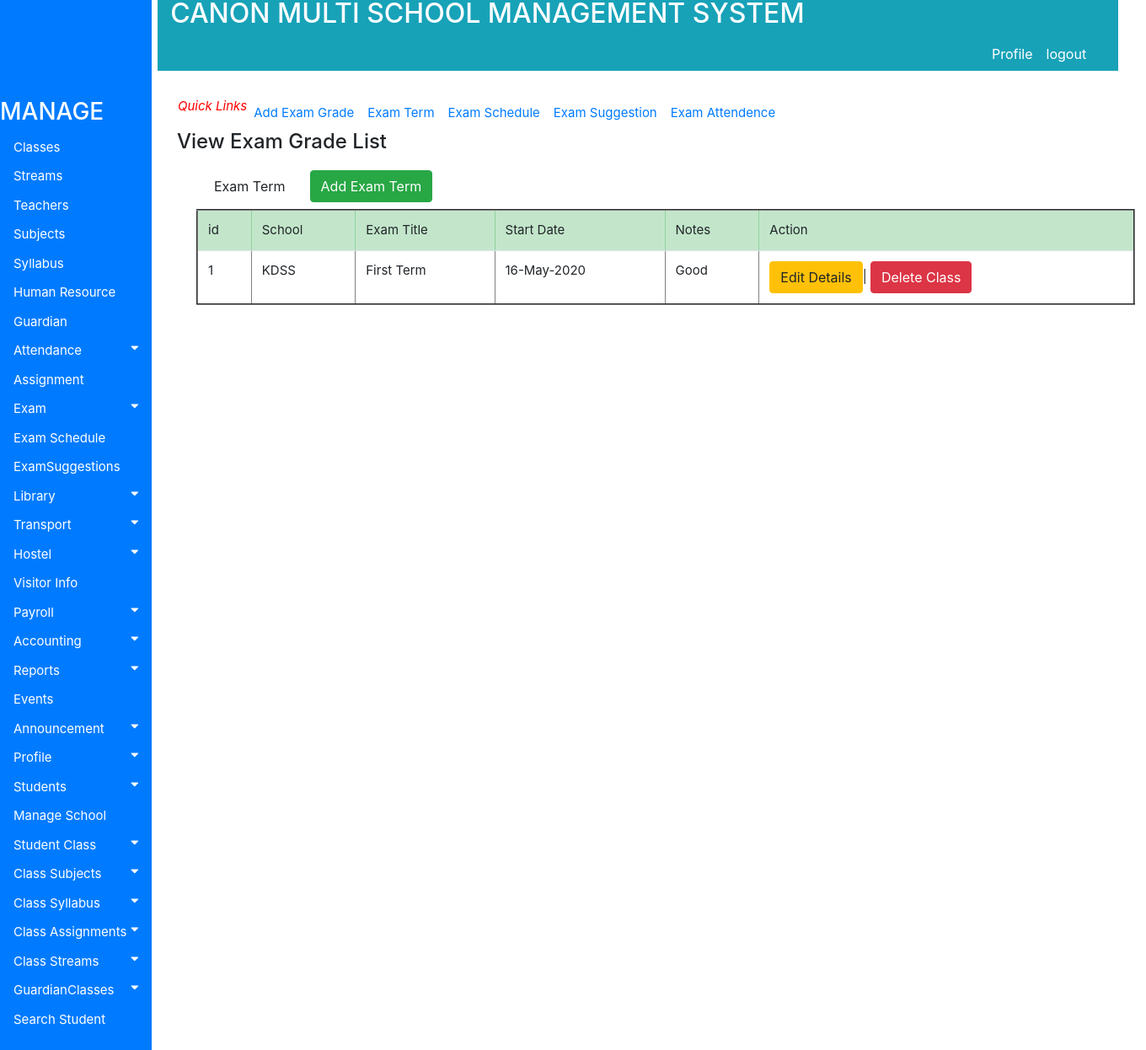
The page /accounts/viewexamterm on the database its author committed.
### accounts/models.py (models this page shows, shortened)
class ExamTerm(models.Model):
    School = models.ForeignKey(School, on_delete=models.PROTECT, blank=True, null=True)
    ExamTitle =  models.CharField(max_length=130)
    StartDate = models.CharField(max_length=130)
    Notes = models.TextField(max_length=100)

class School (models.Model):
    SchoolCode=models.CharField(max_length=130)
    SchoolName=models.CharField(max_length=130)
    Address=models.CharField(max_length=130)
    Phone=models.CharField(max_length=130)
    DateOfRegistration=models.CharField(max_length=130)
    def __str__(self):
        return self.SchoolName

### accounts/views.py (the view)
def viewexamterm(request):
    all_info = ExamTerm.objects.all()
    context={'all_info':all_info}
    return render(request, 'accounts/Exam/viewexamterm.html', context)

### accounts/templates/accounts/Exam/viewexamterm.html
{% extends 'base.html' %}
{% block body %}
<div class="container" style="margin-left: 200px;font-size: 20px; padding: 0px 10px;">
  <br>  <nav class="nav navbar-expand" style="font-size:15px; padding: 1px 1px 1px 1px">
      <ul class="navbar-nav mr-auto">
        <i style="font-size: 15px; color:red;">Quick Links</i>
        <li class="nav-item">
          <a class="nav-link" href="{% url 'viewexamgrade'%}">Add Exam Grade</a>
        </li>
        <li class="nav-item">
          <a class="nav-link" href="{% url 'viewexamterm'%}">Exam Term</a>
        </li>
        <li class="nav-item">
          <a class="nav-link" href="{% url 'viewexamschedule'%}">Exam Schedule</a>
        </li>
        <li class="nav-item">
          <a class="nav-link" href="{% url 'viewexamsuggestion'%}">Exam Suggestion</a>
        </li>
        <li class="nav-item">
          <a class="nav-link" href="#">Exam Attendence</a>
        </li>
      </ul>
    </nav>
<h4>View Exam Grade List</h4>
<div class="container" style="margin-left:20px; font-size:15px; padding:3px">
<nav class="nav navbar-expand" style="float:left">
  <ul class="navbar-nav mr-auto">
    <li class="nav-item">
      <a class="nav-link" href="#"><button class="btn btn-default">Exam Term</button></a>
    </li>
    <li class="nav-item">
      <a class="nav-link" href="{% url 'addexamterm' %}"><button class="btn btn-success">Add Exam Term</button></a>
    </li>
  </ul>
</nav>
<br>
<table class="table table-hover" border="2">
   <thead class="table-success">
    <tr>
         <td>id</td>
         <td>School</td>
         <td>Exam Title</td>
         <td>Start Date</td>
         <td>Notes</td>
         <td>Action</td>
     </tr>
   </thead>
   <tbody>
     {% if all_info %}
     {% for item in all_info %}
     <tr>
       <td>{{ item.id}}</td>
       <td>{{ item.School}}</td>
       <td>{{ item.ExamTitle}}</td>
       <td>{{ item.StartDate}}</td>
       <td>{{ item.Notes}}</td>
       <td><a href="{% url 'editexamterm' pk=item.id  %}" >
         <button class="btn btn-warning">Edit Details</button></a>|
         <a href="{% url 'deleteexamterm' pk=item.id %}" >
           <button class="btn btn-danger">Delete Class</button></a>
       </td>
        {% endfor %}
     </tr>
     {% endif %}
   </tbody>
</table>
</div>
</div>
{% endblock %}

### accounts/static/css/style.css (style rules this page uses)
.container { margin-left: 200px;font-size: 10px; padding: 0px 10px; }
body { font-family: "Lato", sans-serif; }

### rows shown on the page
ExamTerm: id "1", School "KDSS", ExamTitle "First Term", StartDate "16-May-2020", Notes "Good"
